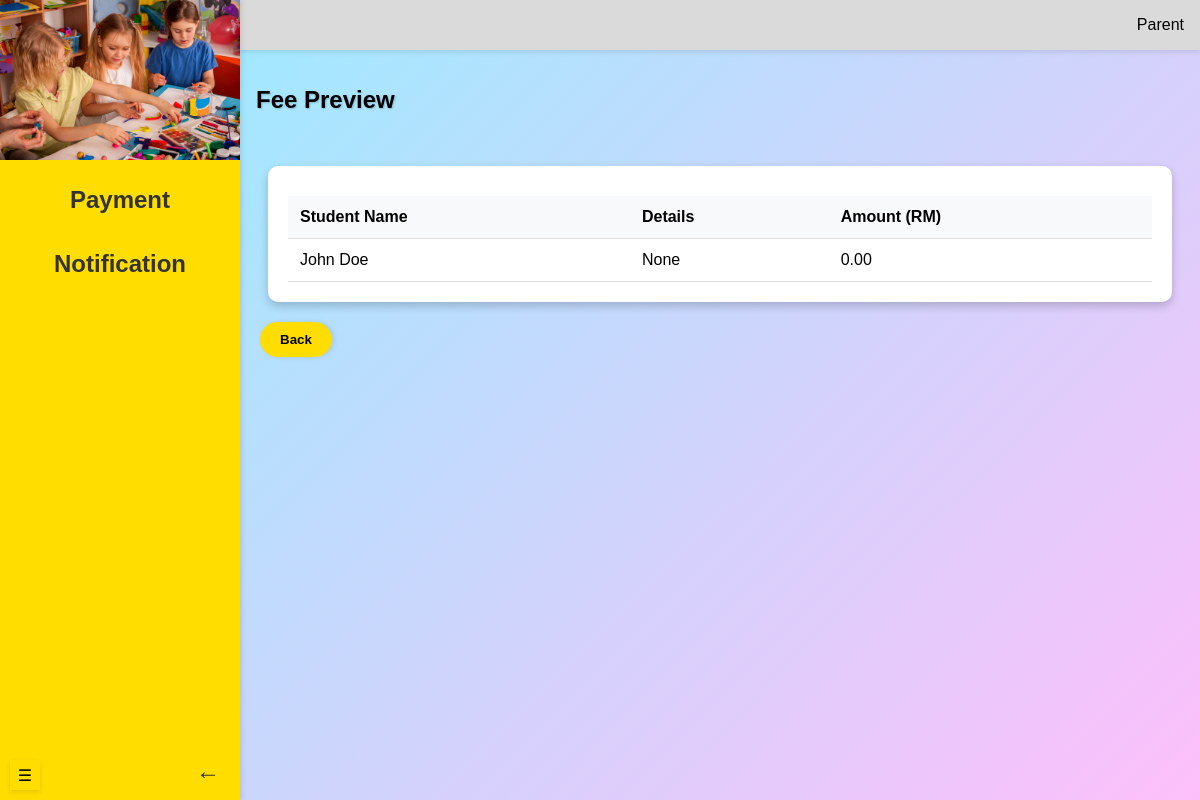
Before: /accountant/single_fee_preview?student_id=1 (signed in) with the older database file.
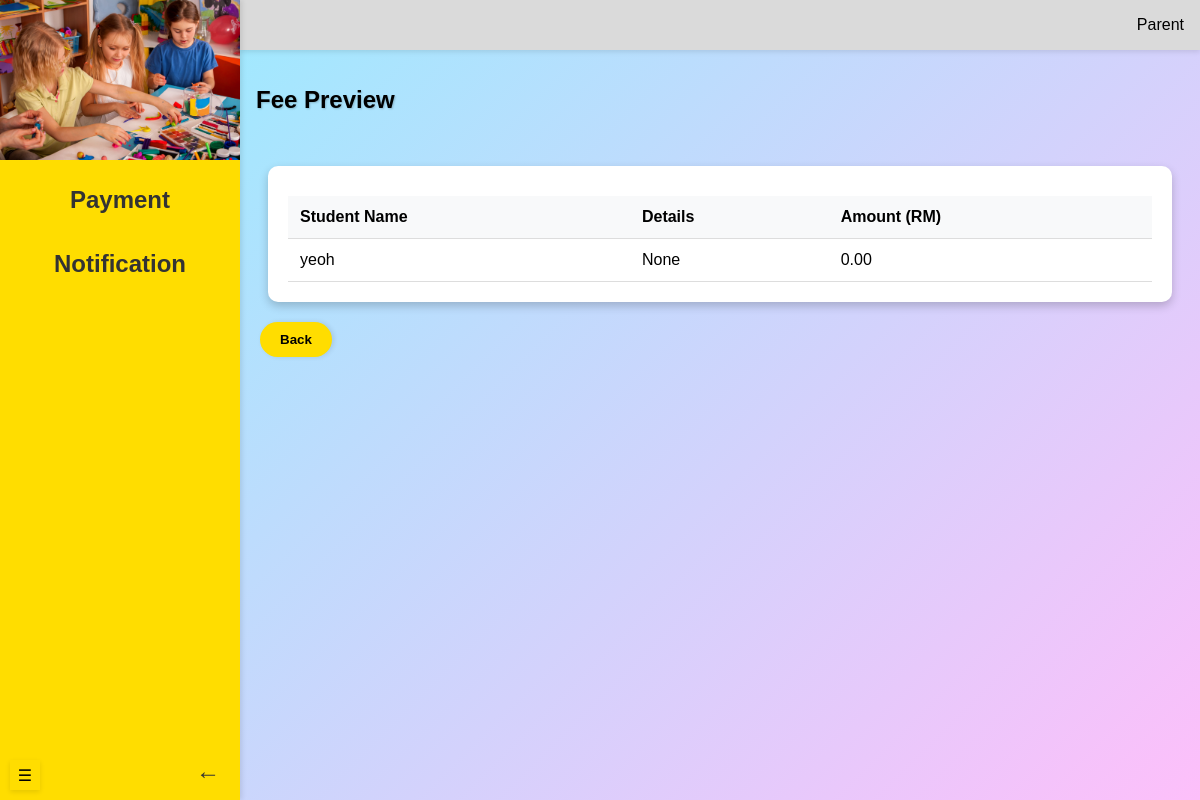
After: the same page with the newer database file.
### models.py (models this page shows, shortened)
class Student(db.Model):
    __tablename__ = 'students'
    id = db.Column(db.Integer, primary_key=True, autoincrement=True)
    name = db.Column(db.String(255), nullable=False)
    grade = db.Column(db.String(50), nullable=False)
    dob = db.Column(db.Date, nullable=False)
    transport = db.Column(db.Boolean, default=False)
    user_id = db.Column(db.Integer, db.ForeignKey('users.id'), nullable=False)
    fees = db.relationship('Fee', backref='student', cascade='all, delete-orphan')

### routes/accountant_routes.py (the view)
@accountant_blueprint.route("/single_fee_preview", methods=["GET"])
@login_required
def single_fee_preview():
    student_id = request.args.get('student_id')
    details = request.args.get('details')
    price = request.args.get('price', '0')
    student = Student.query.get(student_id)
    if not student:
        return jsonify({
            "status": "error",
            "message": "Student not found"
        }), 404
    price_float = float(price)
    return render_template('singleFeePreview.html',
                         student=student,
                         details=details,
                         price=f"{price_float:.2f}")

### app.py (called while the page is built)
@login_manager.user_loader
def load_user(user_id):
    return User.query.get(int(user_id))

### templates/singleFeePreview.html (shortened to what this page needs)
{% if current_user.role == 'teacher' %}
    {% extends "teacherBase.html" %}
{% elif current_user.role == 'admin'%}
    {% extends "adminBase.html" %}
{% elif current_user.role == 'accountant' %}
    {% extends "accountantBase.html" %}
{% elif current_user.role == 'parent'%}
    {% extends "parentBase.html" %}
{% endif %}
{% block header %}
<link rel="stylesheet" href="{{ url_for('static', filename='billBunch.css') }}">
{% endblock %}
{% block content %}
<section class="content">
    <div class="header-container">
        <h1>Fee Preview</h1>
    </div>
    <div class="preview-container">
        <table class="preview-table">
            <thead>
                <tr>
                    <th>Student Name</th>
                    <th>Details</th>
                    <th>Amount (RM)</th>
                </tr>
            </thead>
            <tbody>
                <tr>
                    <td>{{ student.name }}</td>
                    <td>{{ details }}</td>
                    <td>{{ price }}</td>
                </tr>
            </tbody>
        </table>
    </div>
    <button onclick="window.history.back()" class="back-btn">Back</button>
</section>
{% endblock %}

Changed rows visible on the page:
changed Student: name "John Doe" → "yeoh"
